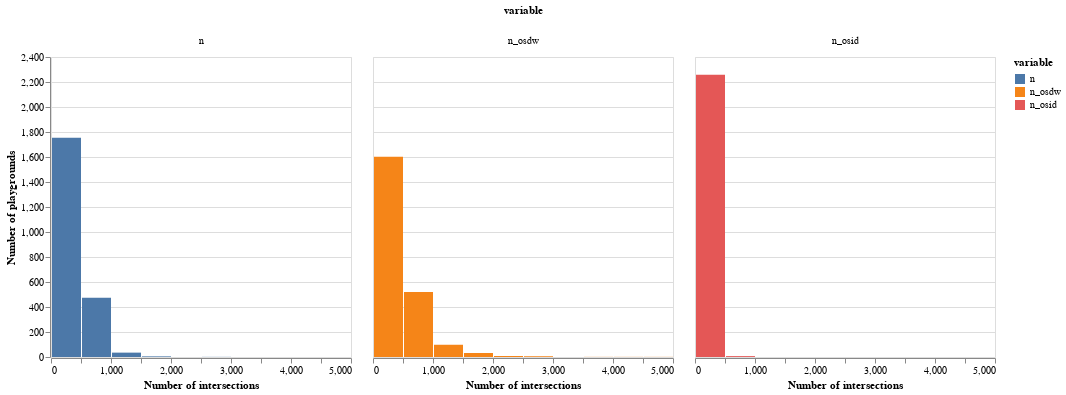

Notebook code for this chart:
### Code cell
# Visualizing the number of intersections for bike paths, walk paths, and driving routes

plot_street_networks(['n', 'n_osdw','n_osid'], 'Number of intersections')

### Figure 1 — Vega-Lite specification as saved in the notebook (floating-point values rounded to 4 significant figures; data arrays with more than 128 entries replaced by an {"elided": "..."} marker saying what was removed)
{"config": {"view": {"continuousWidth": 400, "continuousHeight": 300}}, "data": {"name": "data-109b3d7962a5cd95210f22433419563e"}, "facet": {"column": {"type": "nominal", "field": "variable"}}, "spec": {"mark": "bar", "encoding": {"color": {"type": "nominal", "field": "variable"}, "x": {"type": "quantitative", "bin": true, "field": "value", "title": "Number of intersections"}, "y": {"type": "quantitative", "aggregate": "count", "title": "Number of playgrounds"}}, "width": 300}, "$schema": "https://vega.github.io/schema/vega-lite/v4.8.1.json", "datasets": {"data-109b3d7962a5cd95210f22433419563e": {"elided": "7518 records"}}}
